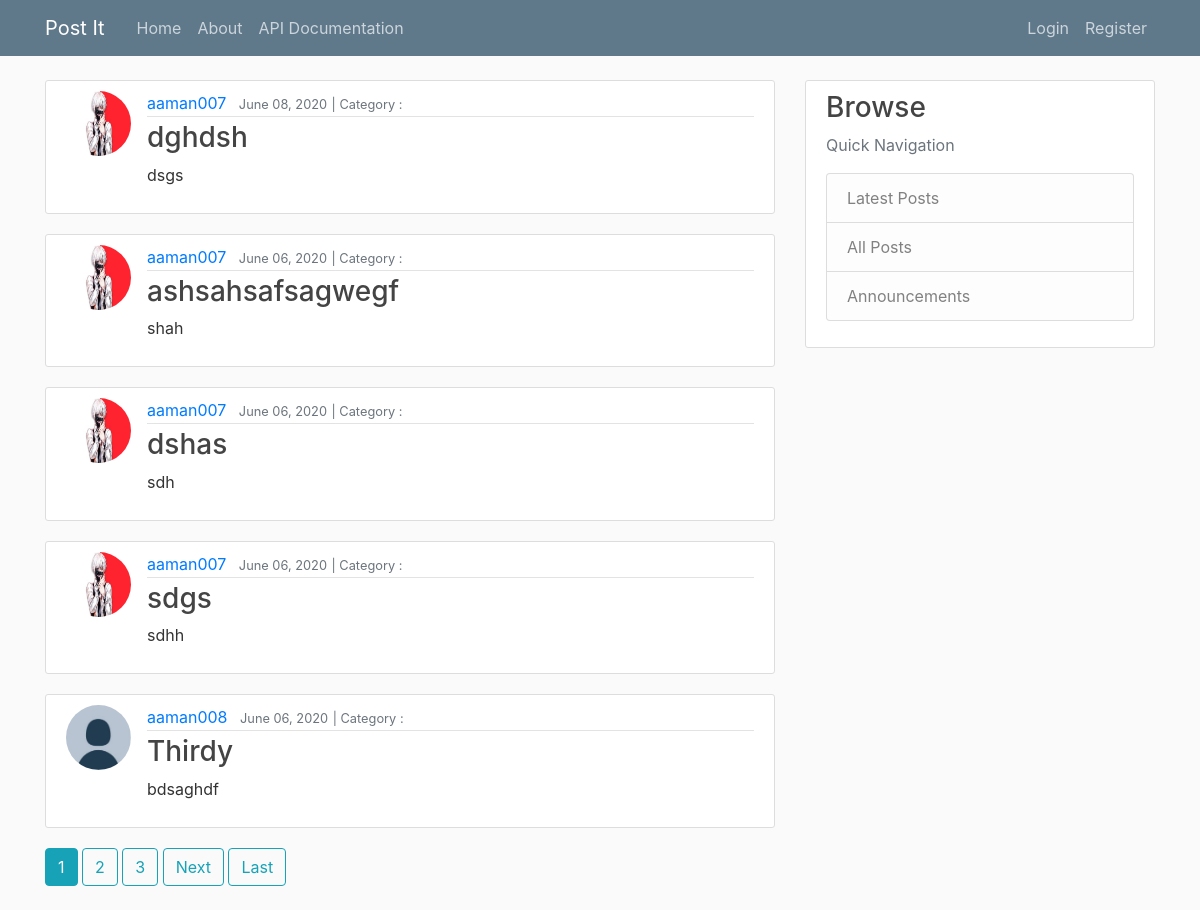
Before: / with the older database file.
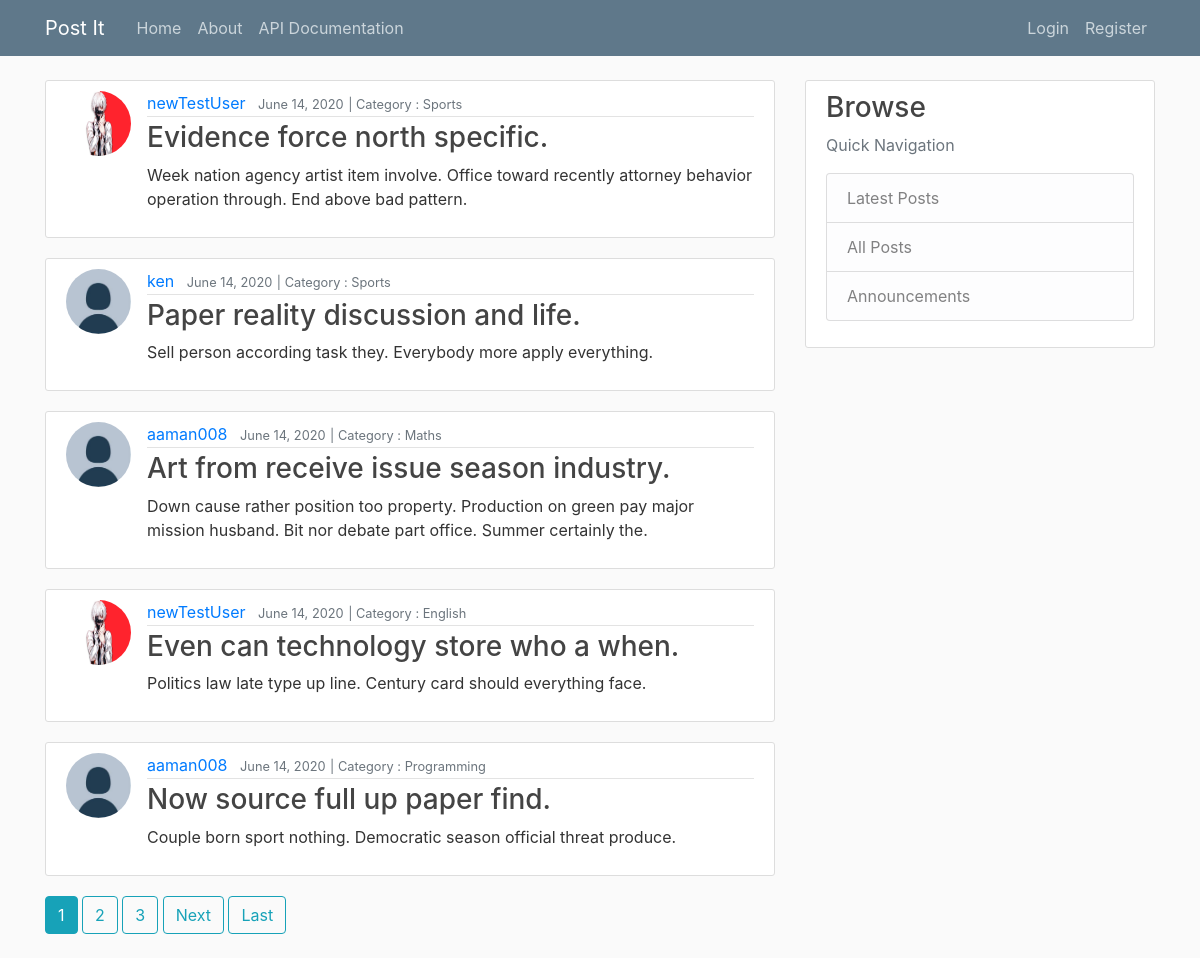
After: the same page with the newer database file.
### blog/models.py (models this page shows, shortened)
class Post(models.Model):
    title = models.CharField(max_length=100, null=False, blank=True)
    content = models.TextField(null=False, blank=True)
    date_published = models.DateTimeField(default=timezone.now)
    author = models.ForeignKey(User, on_delete=models.CASCADE)
    category = models.CharField(max_length=100, null=False, blank=True)
    status = models.BooleanField(default=0)
    objects = PostManager()

### accounts/models.py (models this page shows, shortened)
class Profile(models.Model):
    user = models.OneToOneField(User, on_delete=models.CASCADE)
    image = models.ImageField(default='default.jpg', upload_to='profile_pics')

### blog/views.py (the view)
class PostListView(ListView):
    model = Post
    template_name = 'blog/home.html'
    context_object_name = 'posts'
    ordering = ['-date_published']
    paginate_by = 5

### blog/templates/blog/home.html (shortened to what this page needs)
{% extends "blog/base.html" %}
{% block content %}
    {% for post in posts %}
        <article class="media content-section">
            <img class="rounded-circle article-img" src="{{ post.author.profile.image.url }}">
              <div class="media-body">
                <div class="article-metadata">
                    <a class="mr-2" href="{% url 'user-posts' post.author.username %}">{{ post.author }}</a>
                    <small class="text-muted">{{ post.date_published | date:"F d, Y" }}</small>
                    <small class="text-muted"> | Category : {{ post.category }}</small>
                </div>
                <h3><a class="article-title" href="{% url 'post-detail' post.id %}">{{ post.title }}</a></h3>
                <p class="article-content">{{ post.content }}</p>
              </div>
        </article>
    {% endfor %}
    {% if is_paginated %}
        {% for num in page_obj.paginator.page_range  %}
            {% if page_obj.number == num %}
                <a class="btn btn-info mb-4" href="?page={{page_obj.number}}">{{num}}</a>
            {% elif num > page_obj.number|add:-3 and num < page_obj.number|add:3 %}
                <a class="btn btn-outline-info mb-4" href="?page={{num}}">{{num}}</a>
            {% endif %}
        {% endfor %}
        {% if page_obj.has_next %}
            <a class="btn btn-outline-info mb-4" href="?page={{page_obj.next_page_number}}">Next</a>
            <a class="btn btn-outline-info mb-4" href="?page={{page_obj.paginator.num_pages}}">Last</a>
        {% endif %}
    {% endif %}
{% endblock %}

Changed rows visible on the page:
removed Post: author.profile.image (picture), author "aaman007", date_published "June 08, 2020", title "dghdsh", content "dsgs"
removed Post: author.profile.image (picture), author "aaman007", date_published "June 06, 2020", title "ashsahsafsagwegf", content "shah"
removed Post: author.profile.image (picture), author "aaman007", date_published "June 06, 2020", title "dshas", content "sdh"
removed Post: author.profile.image (picture), author "aaman007", date_published "June 06, 2020", title "sdgs", content "sdhh"
removed Post: author.profile.image (placeholder picture), author "aaman008", date_published "June 06, 2020", title "Thirdy", content "bdsaghdf"
added Post: author.profile.image (picture), author "newTestUser", date_published "June 14, 2020", category "Sports", title "Evidence force north specific.", content "Week nation agency artist item involve. Office toward recently attorney behavior operation through. End above bad pattern."
added Post: author.profile.image (placeholder picture), author "ken", date_published "June 14, 2020", category "Sports", title "Paper reality discussion and life.", content "Sell person according task they. Everybody more apply everything."
added Post: author.profile.image (placeholder picture), author "aaman008", date_published "June 14, 2020", category "Maths", title "Art from receive issue season industry.", content "Down cause rather position too property. Production on green pay major mission husband. Bit nor debate part office. Summer certainly the."
added Post: author.profile.image (picture), author "newTestUser", date_published "June 14, 2020", category "English", title "Even can technology store who a when.", content "Politics law late type up line. Century card should everything face."
added Post: author.profile.image (placeholder picture), author "aaman008", date_published "June 14, 2020", category "Programming", title "Now source full up paper find.", content "Couple born sport nothing. Democratic season official threat produce."
